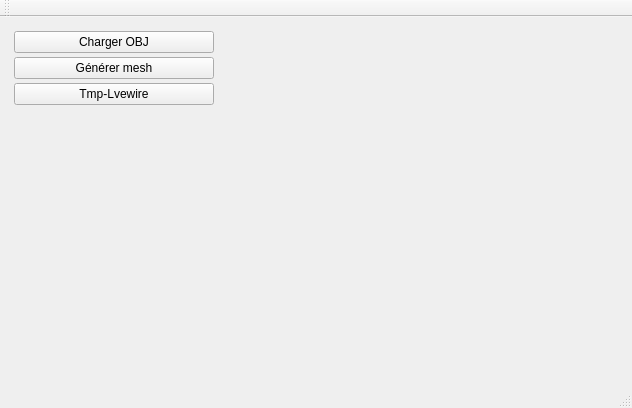
<?xml version="1.0" encoding="UTF-8"?>
<ui version="4.0">
 <class>MainWindow</class>
 <widget class="QMainWindow" name="MainWindow">
  <property name="geometry">
   <rect>
    <x>0</x>
    <y>0</y>
    <width>632</width>
    <height>408</height>
   </rect>
  </property>
  <property name="windowTitle">
   <string>MainWindow</string>
  </property>
  <widget class="QWidget" name="centralWidget">
   <layout class="QHBoxLayout" name="horizontalLayout">
    <item>
     <widget class="QWidget" name="widget_2" native="true">
      <property name="sizePolicy">
       <sizepolicy hsizetype="Maximum" vsizetype="Preferred">
        <horstretch>150</horstretch>
        <verstretch>0</verstretch>
       </sizepolicy>
      </property>
      <property name="minimumSize">
       <size>
        <width>150</width>
        <height>0</height>
       </size>
      </property>
      <layout class="QVBoxLayout" name="verticalLayout">
       <property name="spacing">
        <number>4</number>
       </property>
       <property name="leftMargin">
        <number>3</number>
       </property>
       <property name="topMargin">
        <number>3</number>
       </property>
       <property name="rightMargin">
        <number>3</number>
       </property>
       <property name="bottomMargin">
        <number>3</number>
       </property>
       <item>
        <widget class="QPushButton" name="pushButton_chargement">
         <property name="minimumSize">
          <size>
           <width>200</width>
           <height>0</height>
          </size>
         </property>
         <property name="text">
          <string>Charger OBJ</string>
         </property>
        </widget>
       </item>
       <item>
        <widget class="QPushButton" name="pushButton_generer">
         <property name="text">
          <string>Générer mesh</string>
         </property>
        </widget>
       </item>
       <item>
        <widget class="QPushButton" name="pushButton_livewire">
         <property name="text">
          <string>Tmp-Lvewire</string>
         </property>
        </widget>
       </item>
       <item>
        <spacer name="verticalSpacer">
         <property name="orientation">
          <enum>Qt::Vertical</enum>
         </property>
         <property name="sizeHint" stdset="0">
          <size>
           <width>20</width>
           <height>40</height>
          </size>
         </property>
        </spacer>
       </item>
      </layout>
     </widget>
    </item>
    <item>
     <widget class="MeshViewerWidget" name="displayWidget" native="true"/>
    </item>
   </layout>
  </widget>
  <widget class="QMenuBar" name="menuBar">
   <property name="geometry">
    <rect>
     <x>0</x>
     <y>0</y>
     <width>632</width>
     <height>22</height>
    </rect>
   </property>
  </widget>
  <widget class="QToolBar" name="mainToolBar">
   <attribute name="toolBarArea">
    <enum>TopToolBarArea</enum>
   </attribute>
   <attribute name="toolBarBreak">
    <bool>false</bool>
   </attribute>
  </widget>
  <widget class="QStatusBar" name="statusBar"/>
 </widget>
 <layoutdefault spacing="6" margin="11"/>
 <customwidgets>
  <customwidget>
   <class>MeshViewerWidget</class>
   <extends>QWidget</extends>
   <header location="global">meshviewerwidget.h</header>
   <container>1</container>
  </customwidget>
 </customwidgets>
 <resources/>
 <connections/>
</ui>
